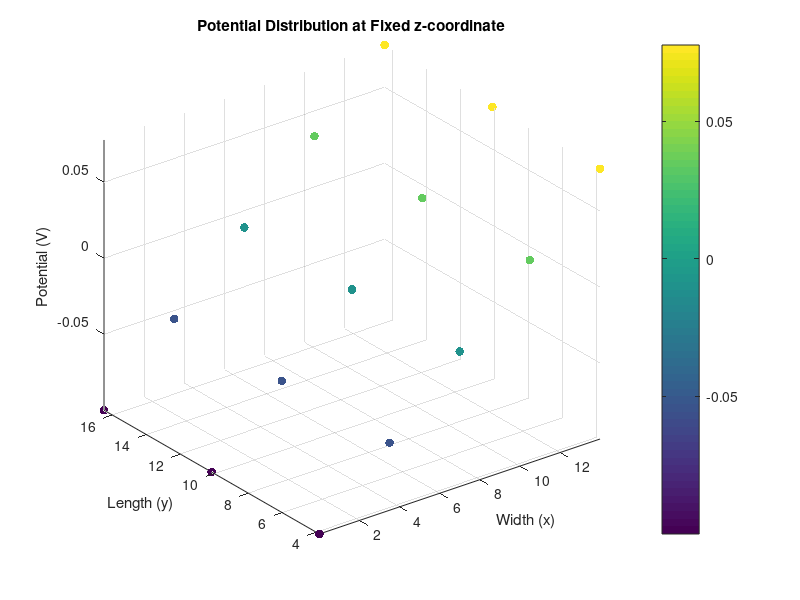

Recreate this plot in MATLAB. (Note: this script raises an error after producing the figure.)
clc
clear 
close all
caption = 'wte2';
% ////////Creating the input\\\\\\\\\\\\\\\\\\\\\\
ZBNR = 4;  % Zigzag Bi nano ribbon , possible values = 4,8,12,16,20,24,28,........
% % % Calculating number of cells required
nn = ((ZBNR-4)/4)+1;
num_cell = ZBNR-nn; %number of cell possible values = 3,6,9,12,15,18,21,25,........

% % % //////// Main Unit \\\\\\\\\\\\\\\\\\\\\\
Unit_Cells=5;
ax =  3.49794;
by =  6.33827;
cz =  15.4319;
xa(1)=0;xa(2)=0;xa(3)=0;
ya(1)=0;ya(2)=1;ya(3)=2;
for j=0:num_cell-4

    xa(4+j)=xa(1+j)+0;
    ya(4+j)=ya(1+j)+3;
end
za=zeros(1,length(xa))';
main_unit = [xa', ya', za];
cp = [xa',ya',za];

% % % % % /////////////// Neighbour Unit \\\\\\\\\\\\\\\\\\\\\\\\
xb(1)=1;xb(2)=1;xb(3)=1;
yb(1)=0;yb(2)=1;yb(3)=2;
for j=0:num_cell-4

    xb(4+j)=xb(1+j)+0;
    yb(4+j)=yb(1+j)+3;
end
zb=zeros(1,length(xb))';
neighbor_unit = [xb', yb', zb];
cpp = [xb',yb',zb];

Device_unit=[];
for i=1:Unit_Cells
   for j = 1:size(main_unit, 1)
    Device_unit(end+1,:)=main_unit(j,:)+[(i-1) 0 0];
   end
end



% % % % % Scaling factors for atoms (example scaling factors for Te and W atoms)
atom_factors = [0.00000044, 1.31473454, 6.35624338;
              1.74897061, 4.43335644, 5.73543738;
             -0.00000002, 5.44760823, 9.92929379;
              1.74897108, 2.22834683, 9.30776171;
              1.74897050, 6.06754902, 7.93340128;
              0.00000040, 3.81415493, 7.73232446];

unit_cell_length=[3.49794  6.33827 15.4319];
ax =  3.49794;
by =  6.33827;
cz =  15.4319;

% % % % % Initialize atomic positions
main_atomic_position = [];
neighbor_atomic_position=[];
% Generate positions for Te and W atoms
for i = 1:length(main_unit)

       for j = 1:size(atom_factors, 1)
        main_atomic_position(end+1, :) = main_unit(i, :) .*unit_cell_length+ atom_factors(j, :);  % Scale main unit for Te atoms
       neighbor_atomic_position(end+1, :) = neighbor_unit(i, :) .*unit_cell_length+ atom_factors(j, :);
       end

end


%% device atomic position 
Device_atomic_position=[];
for i = 1:length(Device_unit)

       for j = 1:size(atom_factors, 1)
         Device_atomic_position(end+1, :) = Device_unit(i, :) .*unit_cell_length+ atom_factors(j, :);  % Scale main unit for Te atoms

       end

end

%%%% next calculation 

Device_atomic_position=Device_atomic_position;

finalc_w_extra_lrp = [Device_atomic_position(:,1),Device_atomic_position(:,2),Device_atomic_position(:,3)];
[number_atoms co_ordinate_numb]=size(finalc_w_extra_lrp);

x_uniq=unique(finalc_w_extra_lrp(:,1));
y_uniq=unique(finalc_w_extra_lrp(:,2));
z_uniq=unique(finalc_w_extra_lrp(:,3));
xyzlengthuh=[(max(x_uniq)-min(x_uniq)) (max(y_uniq)-min(y_uniq)) (max(z_uniq)-min(z_uniq))]
Vd=0.1;%%%drain voltage
Vs=-0.1;
Vds=0.2;
Vgs=0.3;%%%%%gate voltage


Unit_cell_bias_drain=zeros(44);
Unit_cell_bias_source=zeros(44);
for i=1:44
    Unit_cell_bias_drain(i,i)=Vd;
    Unit_cell_bias_source(i,i)=Vs;

end
BBBB=diag(ones(1,num_cell));
big_H_bias_drain=kron(BBBB,Unit_cell_bias_drain);
big_H_bias_source=kron(BBBB,Unit_cell_bias_source);


Length_Device=max(x_uniq)-min(x_uniq);
potential_across_length=zeros(6*num_cell*Unit_Cells,1);
potential_across_hight=zeros(number_atoms,1);
oooo=0;
for iii=1:length(potential_across_length)
       hi=Vds*(finalc_w_extra_lrp(iii,1)-min(x_uniq))/Length_Device+Vs;
       
      
           potential_across_length(iii,1)=hi;

       
      
end

oooo=1;
for iii=1:number_atoms
       if(mod(iii,6)==1||mod(iii,6)==4)

           potential_across_height(oooo,1)=0;


       oooo=oooo+1;
       end 

       if(mod(iii,6)==2)

           potential_across_height(oooo,1)=+Vgs;


       oooo=oooo+1;
       end 


       if(mod(iii,6)==3)

           potential_across_height(oooo,1)=-Vgs;


       oooo=oooo+1;
       end 

       if(mod(iii,6)==5||mod(iii,6)==0)

           potential_across_height(oooo,1)=0;

       oooo=oooo+1;
       end


end



% Extract and scale coordinates
x = finalc_w_extra_lrp(:, 1); % x-coordinates
y = finalc_w_extra_lrp(:, 2); % y-coordinates
z = finalc_w_extra_lrp(:, 3); % z-coordinates
Ec = potential_across_length; % Potential values (negative of UUet)

% Fixed z-coordinate
z_fixed = 7.73232446;

% Ensure unique values for x and y (grid points)
x_uniq = unique(x);
y_uniq = unique(y);

% Interpolate potential values at given coordinates
% % V_filtered = griddata(x, y, z, UUet,coordinate_final(:, 1), coordinate_final(:, 2), coordinate_final(:, 3), 'nearest');

% Filter for fixed z-coordinate
mask = (z == z_fixed); % Tolerance for fixed z
x_filtered = x(mask); % Filtered x-coordinates
y_filtered = y(mask); % Filtered y-coordinates
V_filtered_z = Ec(mask); % Filtered potential values at z_fixed

% Visualize filtered potential
figure;
scatter3(x_filtered, y_filtered, V_filtered_z, 40, V_filtered_z, 'filled');
xlabel('Width (x)');
ylabel('Length (y)');
zlabel('Potential (V)');
title('Potential Distribution at Fixed z-coordinate');
colorbar;
axis tight;

% Optional: Fit the potential surface for visualization
[fitresult, gof] = createFit(x_filtered, y_filtered, V_filtered_z);

% Plot the fitted surface
figure;
plot(fitresult);
xlabel('Width (x)');
ylabel('Length (y)');
zlabel('Potential (V)');
title('Fitted Potential Surface');
colorbar;
axis tight;







%%%% adding points 


% Define constants and inputs
z_fixed = 7.73232446; % Fixed z-coordinate
z_new = z_fixed; % Optional: Keep z constant or adjust if needed

% Generate finer grid for x and y
x_range = linspace(min(x_filtered), max(x_filtered), 100); % Increase points in x-direction
y_range = linspace(min(y_filtered), max(y_filtered), 100); % Increase points in y-direction
[X_grid, Y_grid] = meshgrid(x_range, y_range); % Create a grid of x and y

% Interpolate the potential values for the finer grid at fixed z
V_interpolated = griddata(x_filtered, y_filtered, V_filtered_z, X_grid, Y_grid, 'cubic');

% Visualize the interpolated potential values
figure;
surf(X_grid, Y_grid, V_interpolated, 'EdgeColor', 'none'); % Smooth surface plot
xlabel('Width (x)');
ylabel('Length (y)');
zlabel('Potential (V)');
title('Interpolated Potential Distribution');
colorbar;
axis tight;

% Optional: Add the constant z value (if visualizing in 3D space)
Z_grid = z_new * ones(size(X_grid)); % Create constant z-plane
figure;
scatter3(X_grid(:), Y_grid(:), Z_grid(:), 20, V_interpolated(:), 'filled');
xlabel('Width (x)');
ylabel('Length (y)');
zlabel('Potential (V)');
title('Interpolated Potential Values at Fixed z-coordinate');
colorbar;
axis tight;

% Optional: Surface fitting with finer grid
[fitresult, gof] = createFit(X_grid(:), Y_grid(:), V_interpolated(:)); % Fit with finer data

% Plot fitted surface
figure;
plot(fitresult);
xlabel('Width (x)');
ylabel('Length (y)');
zlabel('Potential (V)');
title('Fitted Potential Surface on Finer Grid');
colorbar;
axis tight;
